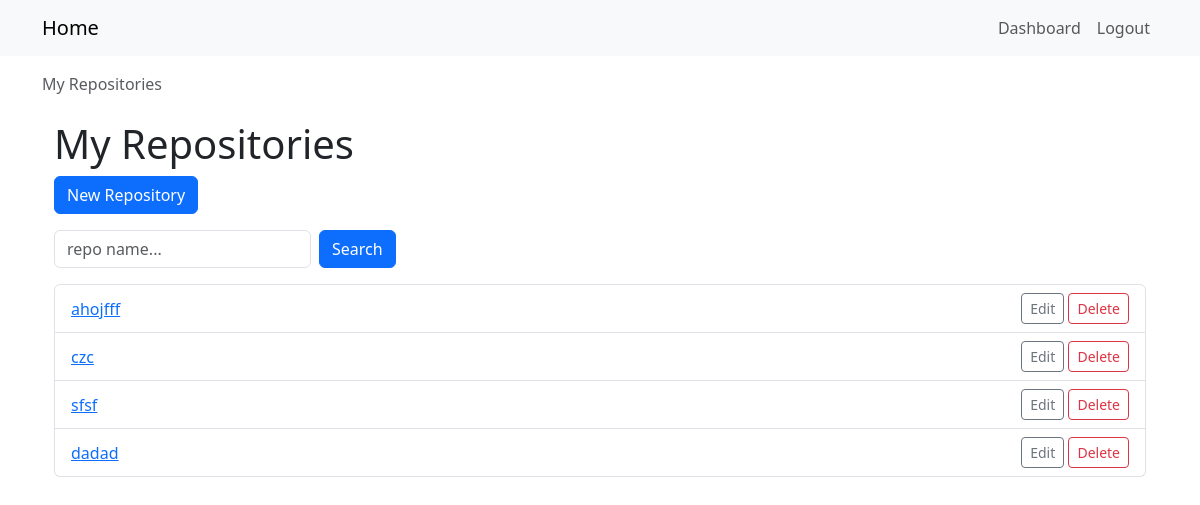
/repos/ (signed in), run on an earlier commit of the app's database.
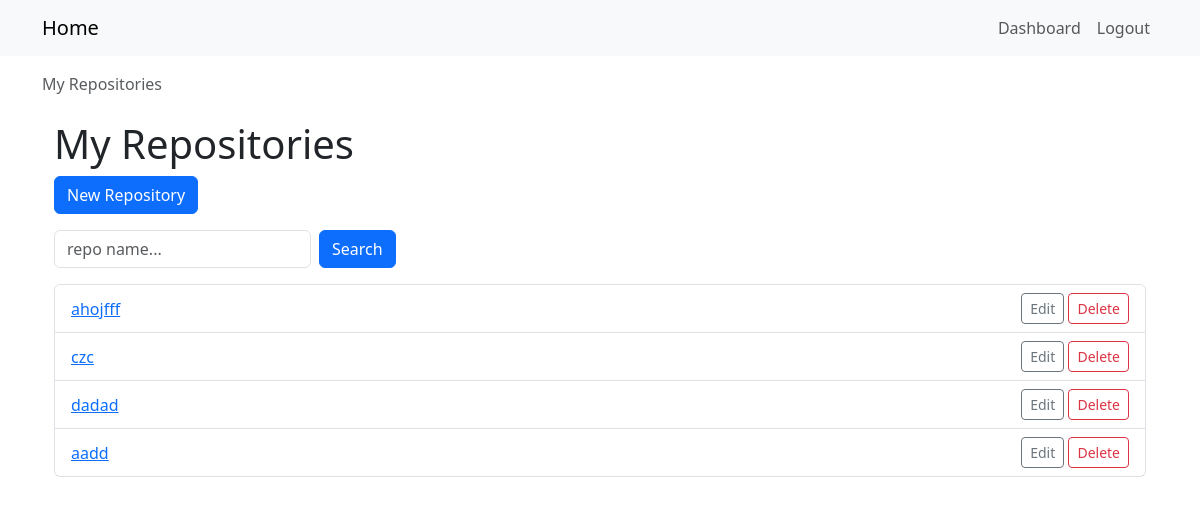
And on a later commit of the database.
### repos_app/models.py (models this page shows, shortened)
class Repository(models.Model):
    owner = models.ForeignKey(User, on_delete=models.CASCADE, related_name='repositories')
    name = models.CharField(max_length=120)
    description = models.TextField(blank=True)
    is_private = models.BooleanField(default=False)
    created_at = models.DateTimeField(auto_now_add=True)
    class Meta:
        unique_together = ('owner', 'name')

### repos_app/views.py (the view)
@login_required
def repo_list(request):
    form = RepoSearchForm(request.GET)
    repos = Repository.objects.filter(owner=request.user)
    if form.is_valid() and form.cleaned_data['query']:
        repos = repos.filter(name__icontains=form.cleaned_data['query'])
    return render(request,
              'repos_app/repo_list.html',
              {
                  'repos': repos,
                  'form': form,
               })

### repos_app/forms.py
class RepoSearchForm(forms.Form):
    query = forms.CharField(
        required=False,
        label='Search Repositories',
        widget=forms.TextInput(attrs={
            'placeholder': 'repo name...',
            'class': 'form-control',})
    )

### templates/repos_app/repo_list.html
{% extends "base.html" %}
{% block breadcrumbs %}
<nav aria-label="breadcrumb">
  <ol class="breadcrumb mb-0">
    <li class="breadcrumb-item active" aria-current="page">My Repositories</li>
  </ol>
</nav>
{% endblock %}
{% block content %}
<div class="container mt-4">
  <h1>My Repositories</h1>
  <a class="btn btn-primary mb-3" href="{% url 'repos_app:repo_create' %}">New Repository</a>
  <form class="row g-2 mb-3" method="get">
    <div class="col-auto">
      {{ form.query }}
    </div>
    <div class="col-auto">
      <button class="btn btn-primary">Search</button>
    </div>
  </form>
  <ul class="list-group">
    {% for repo in repos %}
      <li class="list-group-item d-flex justify-content-between align-items-center">
        <a href="{% url 'repos_app:repo_detail' repo.pk %}">{{ repo.name }}</a>
        <span>
          <a class="btn btn-sm btn-outline-secondary" href="{% url 'repos_app:repo_update' repo.pk %}">Edit</a>
          <a class="btn btn-sm btn-outline-danger" href="{% url 'repos_app:repo_delete' repo.pk %}">Delete</a>
        </span>
      </li>
    {% empty %}
      <li class="list-group-item">No repositories yet</li>
    {% endfor %}
  </ul>
</div>
{% endblock %}

What changed in the data, as far as the page shows it:
removed Repository: name "sfsf"
added Repository: name "aadd"
